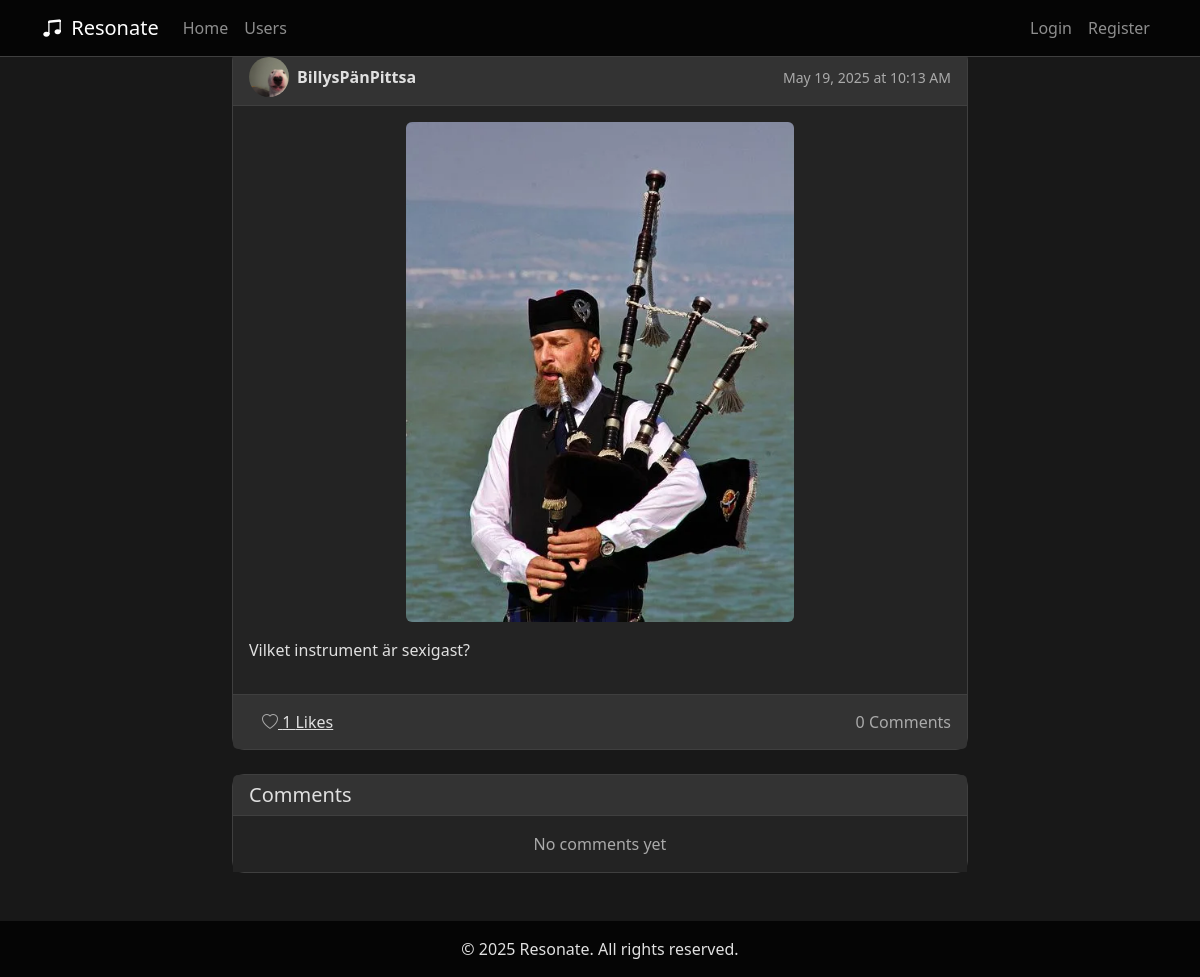
Page /post/8d9cf367-186c-47d4-8111-7715c9c2128b on the earlier database version.
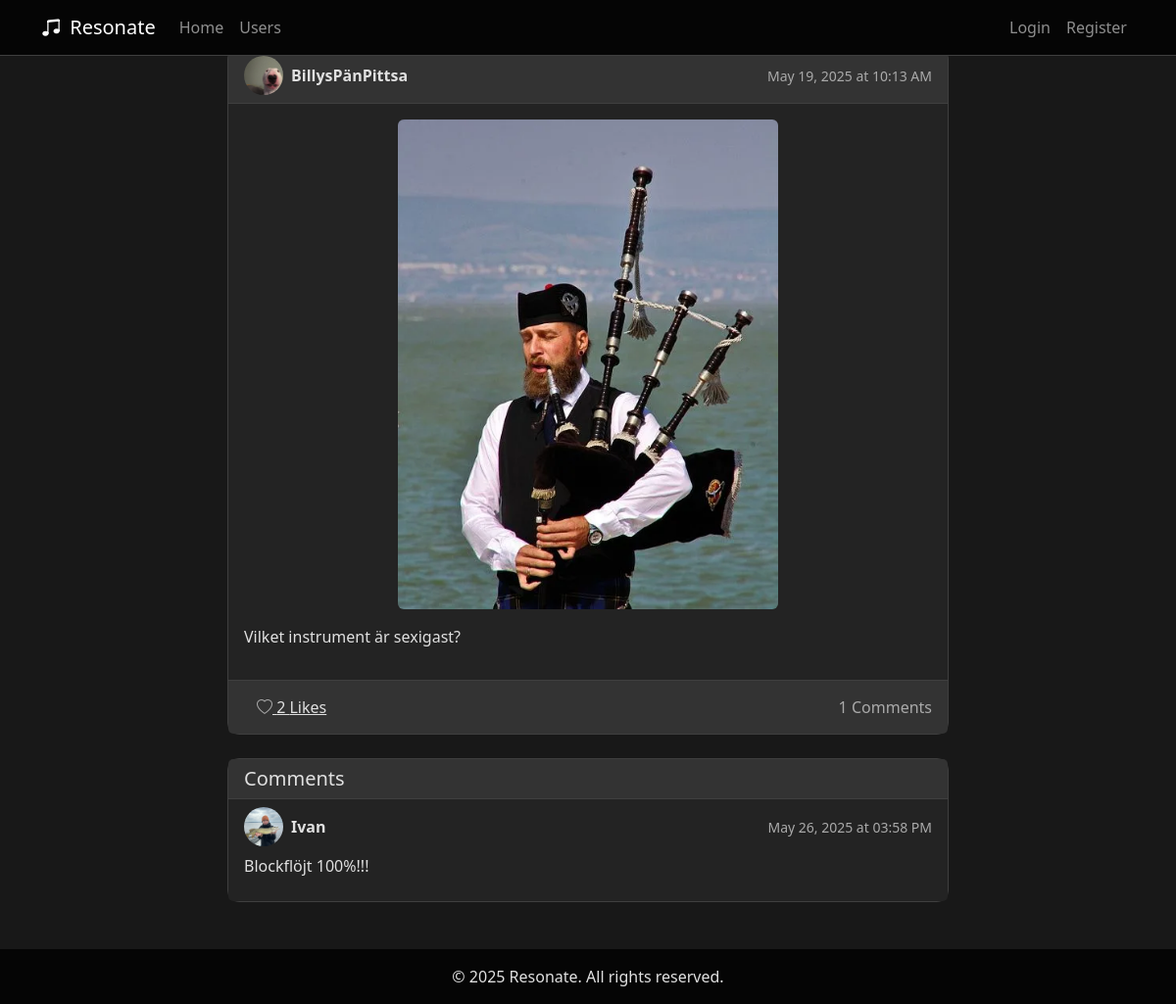
Same page on the later database version.
### app.py (models this page shows, shortened)
class User(UserMixin, db.Model):
    __tablename__ = 'users'
    userId = db.Column(db.String(36), primary_key=True, default=lambda: str(uuid.uuid4()))
    username = db.Column(db.String(80), nullable=False)
    email = db.Column(db.String(120), unique=True, nullable=False)
    password = db.Column(db.String(128))
    profilePicture = db.Column(db.String, nullable=True, default='default.jpg')
    favoriteGenres = db.Column(db.String, nullable=True)
    createdAt = db.Column(db.DateTime, default=datetime.utcnow)
    spotify_access_token = db.Column(db.String(255), nullable=True)
    spotify_refresh_token = db.Column(db.String(255), nullable=True)
    spotify_user_id = db.Column(db.String(255), nullable=True)
    spotify_token_expiry = db.Column(db.DateTime, nullable=True)
    bio = db.Column(db.Text, nullable=True)
    sotd_title = db.Column(db.String(200), nullable=True)
    sotd_artist = db.Column(db.String(200), nullable=True)
    song_picture = db.Column(db.String(200), nullable=True)
    favorite_songs = db.Column(db.String, nullable=True)
    followed = db.relationship(
        'User',
        secondary=followers,
        primaryjoin=(followers.c.follower_id == userId),
        secondaryjoin=(followers.c.followed_id == userId),
        backref=db.backref('followers', lazy='dynamic'),
        lazy='dynamic'
    )

class Post(db.Model):
    __tablename__ = 'posts'
    postId = db.Column(db.String(36), primary_key=True, default=lambda: str(uuid.uuid4()))
    userId = db.Column(db.String(36), db.ForeignKey('users.userId'), nullable=False)
    content = db.Column(db.Text, nullable=False)
    created_at = db.Column(db.DateTime, default=datetime.utcnow)
    post_picture = db.Column(db.String(200), nullable=True)
    user = db.relationship('User', backref=db.backref('posts', lazy='dynamic'))
    likes = db.relationship('Like', primaryjoin='Post.postId==Like.postId',
                            backref='post', lazy='dynamic')
    comments = db.relationship('Comment', primaryjoin='Post.postId==Comment.postId',
                               backref='post', lazy='dynamic')

class Comment(db.Model):
    __tablename__ = 'comments'
    commentId = db.Column(db.String(36), primary_key=True, default=lambda: str(uuid.uuid4()))
    userId = db.Column(db.String(36), db.ForeignKey('users.userId'), nullable=False)
    postId = db.Column(db.String(36), db.ForeignKey('posts.postId'), nullable=False)
    content = db.Column(db.Text, nullable=False)
    created_at = db.Column(db.DateTime, default=datetime.utcnow)
    user = db.relationship('User', backref='comments')

### app.py (the view)
@app.route('/post/<post_id>')
def view_post(post_id):
    post = Post.query.get_or_404(post_id)
    return render_template('view_post.html', post=post, Comment=Comment, user=post.user)

### templates/view_post.html (shortened to what this page needs)
{% extends "base.html" %}
{% block content %}
<div class="container">
    <div class="row justify-content-center">
        <div class="col-md-8">
            <div class="card mb-4">
                <div class="card-header d-flex justify-content-between align-items-center" style="background-color: var(--bg-tertiary); border-bottom: 1px solid var(--border-color);">
                    <div class="d-flex align-items-center">
                        <img src="{{ url_for('static', filename='profile_pics/' + user.profilePicture) }}"
                            class="profile-pic-small rounded-circle me-2"
                            alt="{{ user.username }}'s profile picture">
                        <strong style="color: var(--text-primary);">{{ post.user.username }}</strong>
                    </div>
                    <small class="text-muted">{{ post.created_at.strftime('%B %d, %Y at %I:%M %p') }}</small>
                </div>
                <div class="card-body" style="background-color: var(--bg-secondary); color: var(--text-primary);">
                    {% if post.post_picture %}
                    <div class="mb-3 text-center">
                        <img src="{{ url_for('static', filename='post_pics/' + post.post_picture) }}"
                             alt="Post Image"
                             class="img-fluid rounded"
                             style="max-height: 500px; object-fit: contain;">
                    </div>
                    {% endif %}
                    <p>{{ post.content }}</p>
                </div>
                <div class="card-footer" style="background-color: var(--bg-tertiary); border-top: 1px solid var(--border-color);">
                    <div class="d-flex justify-content-between align-items-center">
                        <form method="POST" action="{{ url_for('like_post', post_id=post.postId) }}" class="d-inline">
                            <button type="submit" class="btn btn-link" style="color: var(--text-primary);">
                                {% if current_user.is_authenticated and current_user.has_liked_post(post) %}
                                    <i class="bi bi-heart-fill text-danger"></i>
                                {% else %}
                                    <i class="bi bi-heart text-muted"></i>
                                {% endif %}
                                {{ post.likes.count() }} Likes
                            </button>
                        </form>
                        <span class="text-muted">{{ post.comments.count() }} Comments</span>
                    </div>
                </div>
            </div>
            {% if post.comments.count() > 0 %}
            <div class="card">
                <div class="card-header" style="background-color: var(--bg-tertiary); border-bottom: 1px solid var(--border-color);">
                    <h5 class="mb-0" style="color: var(--text-primary);">Comments</h5>
                </div>
                <ul class="list-group list-group-flush">
                    {% for comment in post.comments %}
                    <li class="list-group-item" style="background-color: var(--bg-secondary); color: var(--text-primary); border-color: var(--border-color);">
                        <div class="d-flex justify-content-between align-items-center">
                            <div class="d-flex align-items-center">
                                <img src="{{ url_for('static', filename='profile_pics/' + comment.user.profilePicture) }}"
                                     class="profile-pic-small rounded-circle me-2"
                                     alt="{{ comment.user.username }}'s profile picture">
                                <strong>{{ comment.user.username }}</strong>
                            </div>
                            <small class="text-muted">{{ comment.created_at.strftime('%B %d, %Y at %I:%M %p') }}</small>
                        </div>
                        <p class="mt-2">{{ comment.content }}</p>
                    </li>
                    {% endfor %}
                </ul>
            </div>
            {% else %}
            <div class="card">
                <div class="card-header" style="background-color: var(--bg-tertiary); border-bottom: 1px solid var(--border-color);">
                    <h5 class="mb-0" style="color: var(--text-primary);">Comments</h5>
                </div>
                <div class="card-body text-center text-muted" style="background-color: var(--bg-secondary);">
                    No comments yet
                </div>
            </div>
            {% endif %}
        </div>
    </div>
</div>
{% endblock %}

### templates/base.html (shortened to what this page needs)
<!DOCTYPE html>
<html lang="en">
<head>
    <link href="https://cdn.jsdelivr.net/npm/bootstrap@5.2.3/dist/css/bootstrap.min.css" rel="stylesheet">
    <link rel="stylesheet" href="https://cdn.jsdelivr.net/npm/bootstrap-icons@1.10.3/font/bootstrap-icons.css">
</head>
<body>
    <nav class="navbar navbar-expand-lg navbar-dark bg-primary fixed-top">
        <div class="container">
            <a class="navbar-brand" href="{{ url_for('index') }}">
                <i class="bi bi-music-note-beamed me-1"></i> Resonate
            </a>
            <div class="collapse navbar-collapse" id="navbarNav">
                <ul class="navbar-nav me-auto">
                    <li class="nav-item">
                        <a class="nav-link" href="{{ url_for('index') }}">Home</a>
                    </li>
                    <li class="nav-item">
                        <a class="nav-link" href="{{ url_for('users') }}">Users</a>
                    </li>
                </ul>
                <ul class="navbar-nav ms-auto">
                    {% if current_user.is_authenticated %}
                    <li class="nav-item dropdown">
                        <a class="nav-link dropdown-toggle" href="#" role="button" data-bs-toggle="dropdown">
                            <img src="{{ url_for('static', filename='profile_pics/' + current_user.profilePicture) }}"
                                 class="rounded-circle me-1" style="width: 24px; height: 24px; object-fit: cover;">
                            {{ current_user.username }}
                        </a>
                        <ul class="dropdown-menu dropdown-menu-end">
                            <li>
                                <a class="dropdown-item" href="{{ url_for('profile', username=current_user.username) }}">
                                    <i class="bi bi-person me-2"></i>My Profile
                                </a>
                            </li>
                            <li>
                                <a class="dropdown-item" href="{{ url_for('edit_profile') }}">
                                    <i class="bi bi-gear me-2"></i>Edit Profile
                                </a>
                            </li>
                            <li><hr class="dropdown-divider"></li>
                            <li>
                                <a class="dropdown-item" href="{{ url_for('logout') }}">
                                    <i class="bi bi-box-arrow-right me-2"></i>Logout
                                </a>
                            </li>
                        </ul>
                    </li>
                    {% else %}
                    <li class="nav-item">
                        <a class="nav-link" href="{{ url_for('login') }}">Login</a>
                    </li>
                    <li class="nav-item">
                        <a class="nav-link" href="{{ url_for('register') }}">Register</a>
                    </li>
                    {% endif %}
                </ul>
            </div>
        </div>
    </nav>
    <main class="py-5">
        {% block content %}{% endblock %}
    </main>
    <footer class="footer text-center">
        <div class="container">
            <p class="mb-0">&copy; 2025 Resonate. All rights reserved.</p>
        </div>
    </footer>
</body>
</html>

### templates/base.html (style rules this page uses)
:root { --bg-primary: #181818; --bg-secondary: #232323; --bg-tertiary: #333333; --accent-primary: #6a4fbb; --accent-secondary: #a45dff; --accent-tertiary: #c4a8d6; --text-primary: #e0e0e0; --text-secondary: #aaaaaa; --text-muted: #888888; --border-color: #3f3f3f; --glow-effect: 0 0 8px rgba(164, 93, 255, 0.7), 0 0 16px rgba(164, 93, 255, 0.4); }
html, body { height: 100%; margin: 0; background-color: var(--bg-primary); color: var(--text-primary); }
body { display: flex; flex-direction: column; }
.profile-pic-small { width: 40px; height: 40px; object-fit: cover; border-radius: 50%; }
main { flex: 1 0 auto; padding-top: 80px; }
.navbar { background-color: #050505 !important; border-bottom: 1px solid var(--border-color); }
.card { background-color: var(--bg-secondary); border: 1px solid var(--border-color); border-radius: 12px; }
.card-header { background-color: var(--bg-tertiary); border-bottom: 1px solid var(--border-color); }
h1, h2, h3, h4, h5, h6, p { color: var(--text-primary); }
a { color: var(--accent-primary); }
.text-muted { color: var(--text-secondary) !important; }
.footer { flex-shrink: 0; background-color: #050505 !important; color: var(--text-secondary); width: 100%; padding: 1rem 0; }

Differences in the rows shown:
added Comment: profilePicture (picture), user.username "Ivan", created_at "May 26, 2025 at 03:58 PM", content "Blockflöjt 100%!!!"
Other differences:
{{ post.likes.count() }}: "1" → "2"
{{ post.comments.count() }}: "0" → "1"
text no longer shown: "No comments yet"
